Frame 1 (no input): blank canvas, image omitted
Frame 60 (the mouse pressed at the canvas centre just before this capture): blank canvas, image omitted
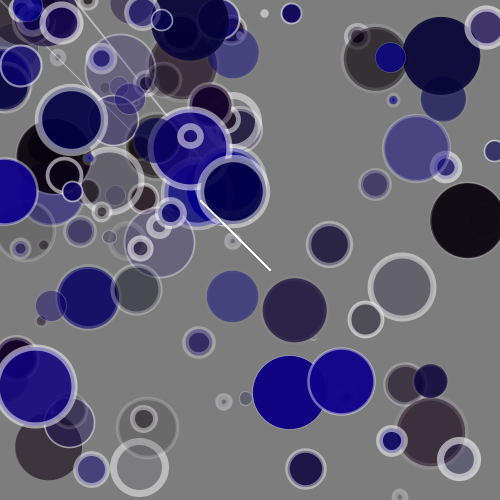
Frame 120 (the mouse held since frame 60 and released just before this capture)

The Processing sketch whose frames 1 and 60 were blank and that drew this single picture after the mouse press (run headless with seeded random() and noise(); from frame 60 on, the mouse is pressed at the canvas centre):

// Processing sketch: processing_55534
// ── processing_55534.pde

//>>> DRAW TRIANGLES AND LINES BY MOVING THE MOUSE
//>>> DRAW CIRCLES BY PRESSING THE MOUSE
//>>> PRESS ANY KEY TO RESTART
/* Amirreza Chabouk
   YSDN Winter 2012
*/
void setup() {
  size(500, 500);
  background(125);
  frameRate(60);
  smooth();
  noStroke();
}

float a=1;
float b= random(230, 255);//Used to make bule the dominant hue
void draw() {


  float c= random(80);
  if (mousePressed) {// when mouse is pressed circles randomly appear on the canvas
    strokeWeight(random(8));
    fill(random(20), random(0), random(145), random(250));
    ellipse(random(mouseX*2), random(mouseY*2), c, c);
    ellipse(random(mouseX), random(mouseY), c, c);
  }

  stroke(255);
  fill(mouseY-10, mouseX-100, b, 150);// the values of Red and Green are based on the mouse location
  b=b-0.0001;
  stroke(255, 255, 255, random(150));
  strokeWeight(1);
  triangle(mouseX, mouseY, pmouseY-50, pmouseX-50, pmouseX+20, pmouseY+20);//positioning traingles using mouse loction
  
  if (mouseX > pmouseX) {
    strokeWeight(random(1, 1.9));
    line(mouseX, mouseY-30, pmouseY+c, pmouseX-c);//lines are appeared when the mouse moves across the canvas
  }
}

void keyPressed () { 
  if (key ==' ');
  {
    background (125);
  }
}
